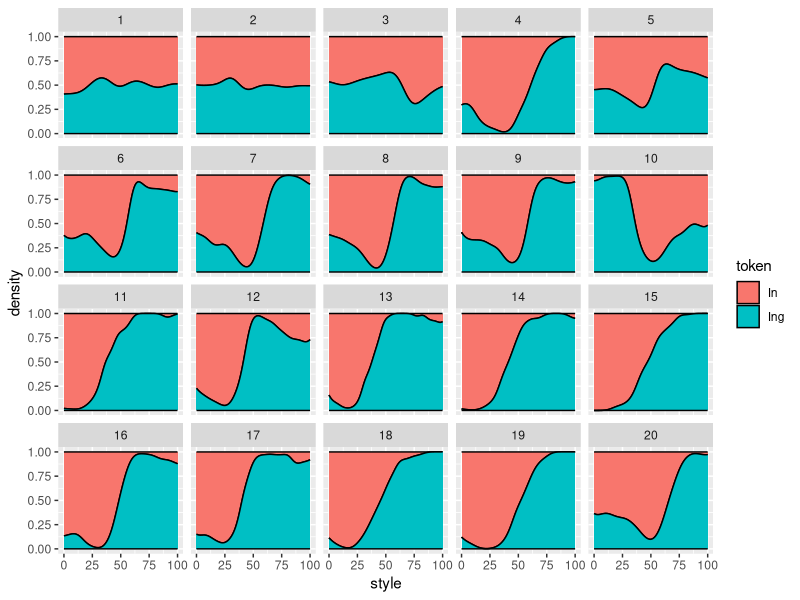
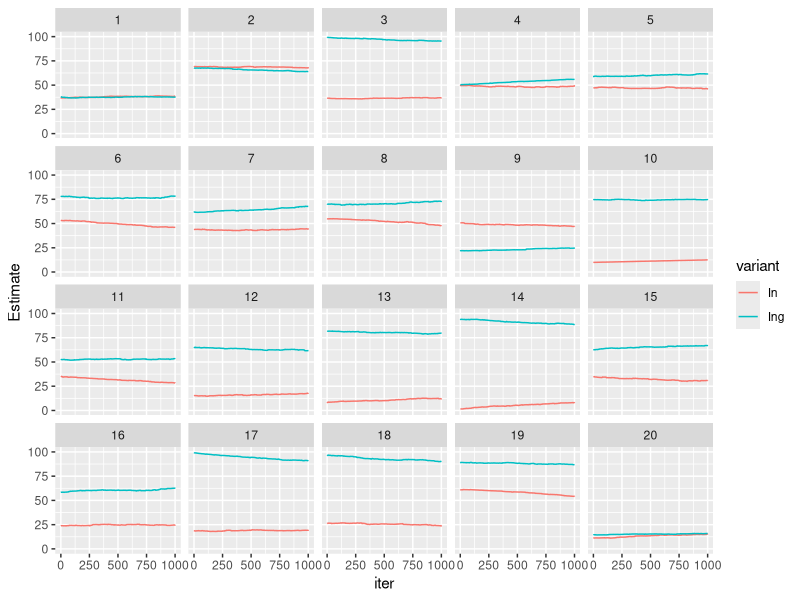
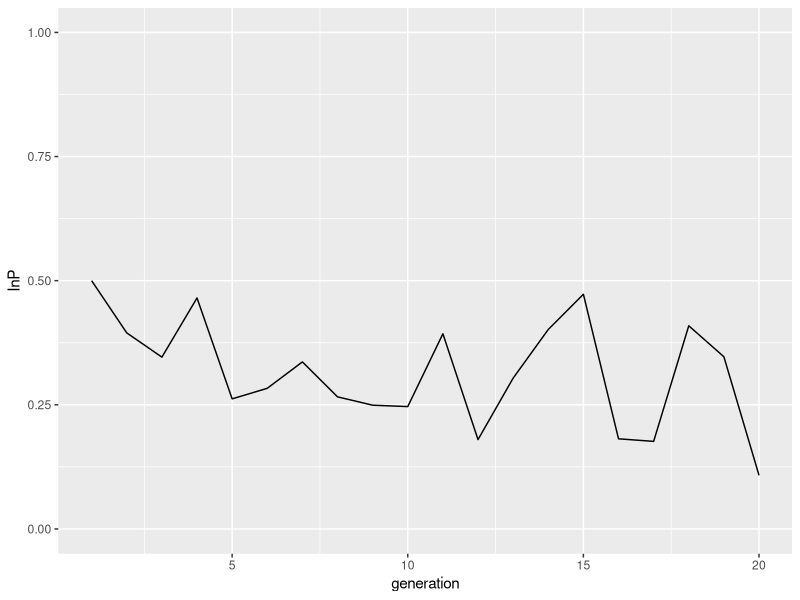

Reproduce these figures in R, in order. (Note: a time limit stopped this script after it produced the figures.)

library(ggplot2)
library(reshape2)
library(plyr)


generate_new_speaker <- function(niter, generation, min = 0, max = 100){
  # This function generates a new learner.
  #"In" and "Ing" are the (mean) style values for each variant
  #token is whihc variant they just heard
  #style is which style "
  experience <- list(In    = vector(length = niter),
                     Ing   = vector(length = niter),
                     token = vector(length = niter),
                     style = vector(length = niter),
                     iter  = 1:niter,
                     generation = rep(generation, niter),
                     InP = vector(length = niter),
                     IngP = vector(length = niter)
  )
  #  experience[["Ing"]][1]   <- (max-min)/2
  #  experience[["In"]][1]    <- (max-min)/2
  
  #JCW: I am changing the above to be values generated from old_speaker
  
  
  currentobs <- generate_from_speaker(old_speaker)
  
  if(currentobs[["token"]] == "Ing"){
    while(currentobs[["token"]] == "Ing"){
      lastobs <- currentobs
      currentobs <- generate_from_speaker(old_speaker)
    }
    
    experience[["Ing"]][1]   <- lastobs[["style"]]
    experience[["In"]][1]    <- currentobs[["style"]]
    
    #debug
    print("Ing")
    print(lastobs[["style"]])
    print(currentobs[["style"]])
  }
  
  else {
    while(currentobs[["token"]] == "In"){
      lastobs <- currentobs
      currentobs <- generate_from_speaker(old_speaker)
    }
    
    experience[["Ing"]][1]   <- currentobs[["style"]]
    experience[["In"]][1]    <- lastobs[["style"]]
    
    #debug
    print("In")
    print(lastobs[["style"]])
    print(currentobs[["style"]])
  }
  experience[["token"]][1] <- NA
  experience[["style"]][1] <- NA
  
  #When the new speaker is generated, the overall probability of producing each
  #variant is updated in order to model the competing grammars/replacement
  #scenario. Note that this is only updated each generation, not each iteration.
  #A logistic function, evaluated wrt generation, is used to generate the new
  #probability for this generation. The slope of the logistic is calculated as
  #the nat log of the difference between the two variants' style expectation
  #values from the last generation (divided by 100 so that they are between 0
  #and 1). The reason for this is that the slope will approach 0 as the
  #difference between the two variants approaches 1; i.e. as the variants are
  #more specialised, the change will slow down. Note that the slope will be
  #negative, which means that the current scenario is with "in" being replaced
  #by "ing". The max func with .01 is so that the slope is not infinite when the
  #style values are identical. Slope is divided by 10 so that it is not too
  #steep.
  
  diff <- (old_speaker[["In"]]-old_speaker[["Ing"]])/100
  slope <- log(max(.01,abs(diff)))/10
  
  #The constant k is 0 below, so that the initial inp is 0.5. This is under a
  #scenario where the specialization begins in the middle of a change. 
  #generation starts at 0 rather than 1, so that the specialisation has an extra
  #generation to start
  
  inp <- exp(slope*(generation-1))/(1+exp(slope*(generation-1)))
  ingp <- 1-inp
  
  experience[["IngP"]] <- rep(ingp, niter)
  experience[["InP"]] <- rep(inp, niter)
  
  #debug
  print("slope inp ingp")
  print(slope)
  print(inp)
  print(ingp)
  
  return(experience)
}

update_speaker <- function(speaker, lambda, iter, token, style){
  # this function updates a learner with input
  #speaker is basically experience  
  other_token <- c(In = "Ing", Ing = "In")
  other <- other_token[token]
  
  #expectation is a style value    
  previous_expectation <- speaker[[token]][iter-1]
  
  #If its closer than 1 unit to the expectation than dist = 1
  dist    <- max(1, abs(style-previous_expectation))
  
  #weight is smaller at larger distances from the expectation
  weight  <- lambda * (1/(dist^2))
  
  #check this update with Joe  
  new_expectation <- (previous_expectation * (1-weight)) + (style * weight)
  
  speaker[[token]][iter]   <- new_expectation
  speaker[[other]][iter]   <- speaker[[other]][iter-1]
  speaker[["style"]][iter] <- style
  speaker[["token"]][iter] <- token
  
  return(speaker)
}

generate_from_speaker <- function(speaker, min = 0, max = 100, eps = 0.001){
  # this function generates a tokens from a mature speaker
  #Choose style to speak, which is an independent choice
  style <- runif(1, min, max)
  
  #Takes their last expectation for the style of each token
  In_expect  <- rev(speaker[["In"]])[1]
  Ing_expect <- rev(speaker[["Ing"]])[1]
  
  #eps is epsilon, the smallest value that something can take, as in clustering
  #algorithms
  In_dist  <- max(eps, abs(style - In_expect))
  Ing_dist <- max(eps, abs(style - Ing_expect))
  
  In_weight  <- 1/(In_dist^2)
  Ing_weight <- 1/(Ing_dist^2)
  
  In_prob  <- In_weight /(In_weight+Ing_weight)
  Ing_prob <- Ing_weight/(In_weight+Ing_weight)
  
  #For the competing grammars/replacement scenario, these probabilities must be
  #multipled by the overall prob of producing the given variant in that
  #generation
  
  In_combined <- In_prob*speaker[["InP"]][1]
  Ing_combined <- Ing_prob*speaker[["IngP"]][1]
  
  #this might be a silly way of doing this, but I assume that if neither In nor
  #Ing are selected on the basis of the probabilities above, then the speaker
  #has chosen something ineffable and must try again
  
  token <- sample(c("In","Ing"), size=1, prob=c(In_combined,Ing_combined))
  
  return(list(style = style, token = token))
}

#initializing old speaker. these will be the style values for generation 0.

#old_speaker should have SAME STYLE for in/ing, to model first generation after
#doublet is innovated
old_speaker <- list(In    = 50,
                    Ing   = 50,
                    token = NA,
                    style = NA,
                    InP = 0.5,
                    IngP = 0.5)

ngenerations <- 20
niter <- 1000
lambda <- 0.3

generations <- vector(length = ngenerations, mode = "list")


for(gen in 1:ngenerations){
  new_speaker <- generate_new_speaker(niter = niter, generation=gen)
  for(iter in 2:niter){
    obs <- generate_from_speaker(old_speaker)
    #obs is a token and its associated style    
    token <- obs[["token"]]
    style <- obs[["style"]]
    
    new_speaker <- update_speaker(new_speaker, lambda=lambda, iter=iter, token=token, style=style)
  }
  generations[[gen]] <- as.data.frame(new_speaker)
  old_speaker <- new_speaker
}


generations.df <- rbind.fill(generations)

generations.df.melt <- melt(generations.df, value.name = "Estimate", id.vars = c("token", "style", "iter", "generation", "InP", "IngP"), variable.name = "variant", na.rm = TRUE, measure.vars = c("In", "Ing"))

pdf("1000iterPerGen_replace.pdf")

ggplot(generations.df.melt, aes(x = iter, y = Estimate, color=variant, group=variant))+
  geom_step()+
  facet_wrap(~generation)+
  ylim(0,100)

#ggplot(generations.df, aes(iter, Ing))+
#  geom_step()+
#  facet_wrap(~generation)+
#  ylim(50,100)

ggplot(generations.df.melt, aes(generation, InP))+
  geom_line()+
  ylim(0,1)

dev.off()

ggplot(subset(generations.df, !is.na(style)), aes(style, fill = token))+
  stat_density(color = "black", position = "fill")+
  facet_wrap(~generation)

dev.off()


#Reinitializing old speaker for new run. These will be the style values for generation 0.

#old_speaker should have SAME STYLE for in/ing, to model first generation after
#doublet is innovated
old_speaker <- list(In    = 50,
                    Ing   = 50,
                    token = NA,
                    style = NA,
                    InP = 0.5,
                    IngP = 0.5)

ngenerations <- 20
niter <- 20000
lambda <- 0.3

generations <- vector(length = ngenerations, mode = "list")


for(gen in 1:ngenerations){
  new_speaker <- generate_new_speaker(niter = niter, generation=gen)
  for(iter in 2:niter){
    obs <- generate_from_speaker(old_speaker)
    #obs is a token and its associated style    
    token <- obs[["token"]]
    style <- obs[["style"]]
    
    new_speaker <- update_speaker(new_speaker, lambda=lambda, iter=iter, token=token, style=style)
  }
  generations[[gen]] <- as.data.frame(new_speaker)
  old_speaker <- new_speaker
}


generations.df <- rbind.fill(generations)

generations.df.melt <- melt(generations.df, value.name = "Estimate", id.vars = c("token", "style", "iter", "generation", "InP", "IngP"), variable.name = "variant", na.rm = TRUE, measure.vars = c("In", "Ing"))

pdf("20000iterPerGen_repl.pdf")

ggplot(generations.df.melt, aes(x = iter, y = Estimate, color=variant, group=variant))+
  geom_step()+
  facet_wrap(~generation)+
  ylim(0,100)

#ggplot(generations.df, aes(iter, Ing))+
#  geom_step()+
#  facet_wrap(~generation)+
#  ylim(50,100)

ggplot(subset(generations.df, !is.na(style)), aes(style, fill = token))+
  stat_density(color = "black", position = "fill")+
  facet_wrap(~generation)

ggplot(generations.df.melt, aes(generation, InP))+
  geom_line()+
  ylim(0,1)

dev.off()
